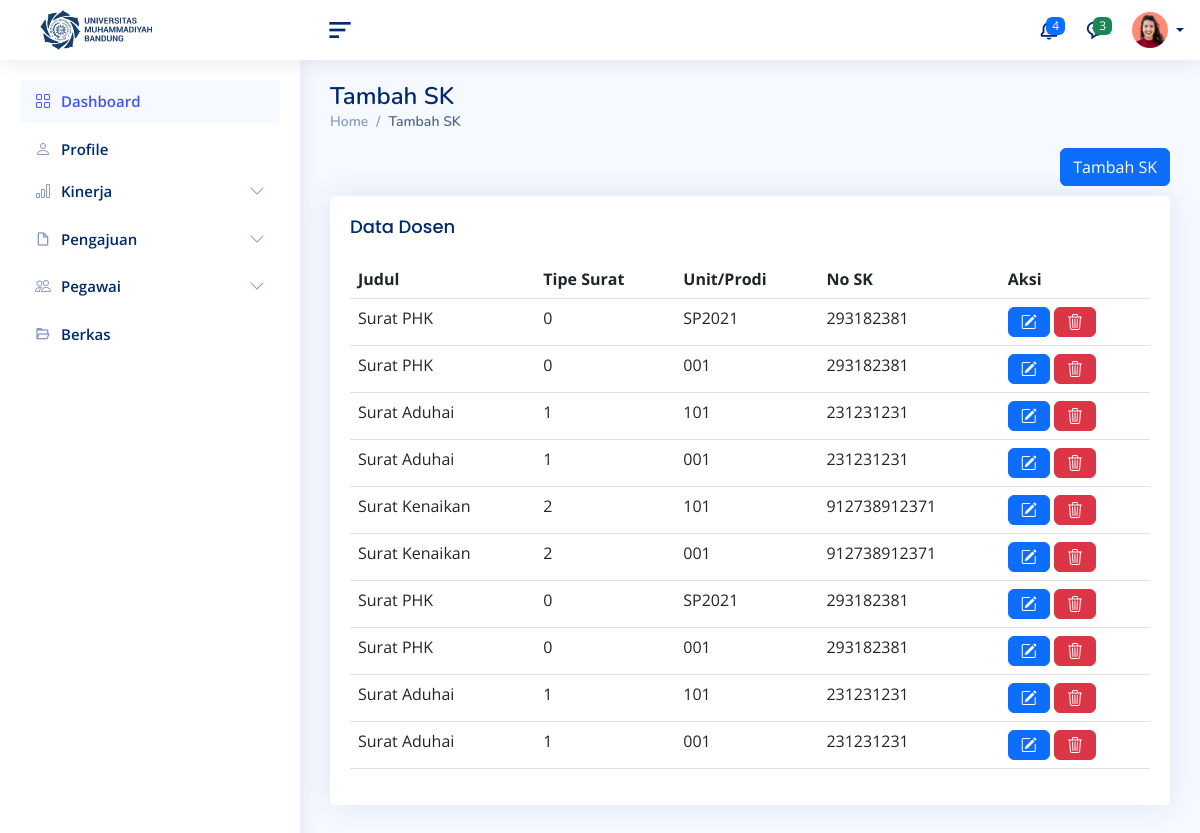
Page /index.php/admin/tambah/tambahSk on the committed database.
### tables this page shows
CREATE TABLE `arsip_tendik` (
  `no_sk` varchar(50) NOT NULL,
  `judul` text NOT NULL,
  `id_unit` varchar(15) NOT NULL,
  `tipe_surat` varchar(50) NOT NULL
);

### application/controllers/admin/Tambah.php (called while the page is built, shortened)
<?php
class Tambah extends CI_Controller
{
    function __construct()
    {
        $this->load->model('Model_admin');
        $this->load->model('Model_master');
    }
    public function tambahSk()
    {
        $data['listsk'] = $this->Model_admin->getArsipTendik();
        $data['lista'] = $this->Model_admin->getUnit();
        $this->load->view('_partials/head');
        $this->load->view('admin/header');
        $this->load->view('admin/sidebar');
        $this->load->view('_partials/footer');
        $this->load->view('_partials/script');
        $this->load->view('admin/tambah_sk', $data);
    }
}

### index.php (called while the page is built, shortened)
<?php
require_once BASEPATH.'core/CodeIgniter.php';

### application/models/model_admin.php (called while the page is built, shortened)
<?php
class Model_admin extends CI_Model
{
    public function getArsipTendik()
    {
        return $this->db->get('arsip_tendik')->result_array();
    }
}

### application/views/admin/tambah_sk.php (the view, shortened to what this page needs)
<main id="main" class="main" style="margin-top: 0px;">
    <div class="pagetitle">
        <h1>Tambah SK</h1>
        <nav>
            <ol class="breadcrumb">
                <li class="breadcrumb-item"><a href="index.html">Home</a></li>
                <li class="breadcrumb-item active">Tambah SK</li>
            </ol>
        </nav>
        <div class="d-grid gap-2 d-md-flex justify-content-md-end">
            <button type="button" class="btn btn-primary" data-bs-toggle="modal" data-bs-target="#TambahDosen" data-bs-whatever="">Tambah SK</button>
        </div>
    </div>
    <section class="section">
        <div class="row">
            <div class="col-lg-12">
                <div class="card">
                    <div class="card-body">
                        <h5 class="card-title">Data Dosen</h5>
                        <table class="table table-hover">
                            <thead>
                                <tr>
                                    <th scope="col">Judul</th>
                                    <th scope="col">Tipe Surat</th>
                                    <th scope="col">Unit/Prodi</th>
                                    <th scope="col">No SK</th>
                                    <th scope="col">Aksi</th>
                                </tr>
                            </thead>
                            <tbody>
                                <?php foreach ($listsk as $list) : ?>
                                    <tr>
                                        <td>
                                            <div><?= $list['judul'] ?></div>
                                        </td>
                                        <td>
                                            <div><?= $list['tipe_surat'] ?></div>
                                        </td>
                                        <td>
                                            <div><?= $list['id_unit'] ?></div>
                                        </td>
                                        <td>
                                            <div><?= $list['no_sk'] ?></div>
                                        </td>
                                        <td>
                                            <button type="button" class="btn btn-primary bi bi-pencil-square" data-bs-toggle="modal" data-bs-target="#EditDosen" data-bs-whatever=""></button>
                                            <button type="button" class="btn btn-danger bi bi-trash3" data-bs-toggle="modal" data-bs-target="#hapus"></button>
                                        </td>
                                    </tr>
                                <?php endforeach ?>
                            </tbody>
                        </table>
                    </div>
                </div>
    </section>
</main>

### assets/css/style.css (style rules this page uses)
a { color: #4154f1; text-decoration: none; }
h1, h2, h3, h4, h5, h6 { font-family: "Nunito", sans-serif; }
#main { margin-top: 60px; padding: 20px 30px; transition: all 0.3s; }
.pagetitle { margin-bottom: 10px; }
.pagetitle h1 { font-size: 24px; margin-bottom: 0; font-weight: 600; color: #012970; }
.card { margin-bottom: 30px; border: none; border-radius: 5px; box-shadow: 0px 0 30px rgba(1, 41, 112, 0.1); }
.card-title { padding: 20px 0 15px 0; font-size: 18px; font-weight: 500; color: #012970; font-family: "Poppins", sans-serif; }
.card-body { padding: 0 20px 20px 20px; }
.breadcrumb { font-size: 14px; font-family: "Nunito", sans-serif; color: #899bbd; font-weight: 600; }
.breadcrumb a { color: #899bbd; transition: 0.3s; }
.breadcrumb .breadcrumb-item::before { color: #899bbd; }
.breadcrumb .active { color: #51678f; font-weight: 600; }
@media (min-width: 1200px) { #main, #footer { margin-left: 300px; } }

### rows in the picture
arsip_tendik: judul "Surat PHK", tipe_surat "0", id_unit "SP2021", no_sk "293182381"
arsip_tendik: judul "Surat PHK", tipe_surat "0", id_unit "001", no_sk "293182381"
arsip_tendik: judul "Surat Aduhai", tipe_surat "1", id_unit "101", no_sk "231231231"
arsip_tendik: judul "Surat Aduhai", tipe_surat "1", id_unit "001", no_sk "231231231"
arsip_tendik: judul "Surat Kenaikan", tipe_surat "2", id_unit "101", no_sk "912738912371"
arsip_tendik: judul "Surat Kenaikan", tipe_surat "2", id_unit "001", no_sk "912738912371"
arsip_tendik: judul "Surat PHK", tipe_surat "0", id_unit "SP2021", no_sk "293182381"
arsip_tendik: judul "Surat PHK", tipe_surat "0", id_unit "001", no_sk "293182381"
arsip_tendik: judul "Surat Aduhai", tipe_surat "1", id_unit "101", no_sk "231231231"
arsip_tendik: judul "Surat Aduhai", tipe_surat "1", id_unit "001", no_sk "231231231"
